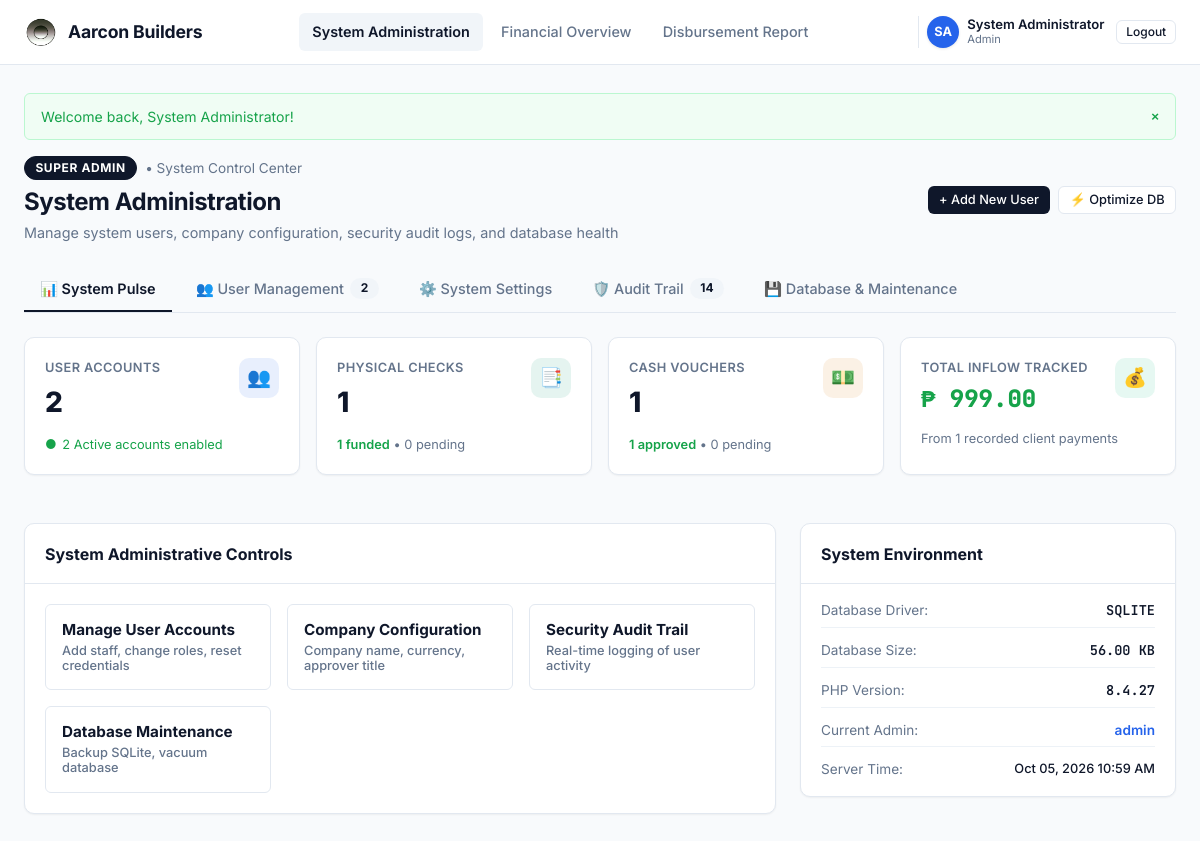
/admin.php (signed in), run on the app's committed database.
### tables this page shows
CREATE TABLE users (
    id INTEGER PRIMARY KEY AUTOINCREMENT,
    username VARCHAR(50) NOT NULL UNIQUE,
    password VARCHAR(255) NOT NULL,
    full_name VARCHAR(100) NOT NULL,
    email VARCHAR(150) DEFAULT '',
    role VARCHAR(50) DEFAULT 'admin', -- 'admin', 'manager', 'cashier', 'engineer'
    status VARCHAR(20) DEFAULT 'active', -- 'active', 'inactive'
    avatar_color VARCHAR(20) DEFAULT '#2563eb',
    last_login DATETIME DEFAULT NULL,
    created_at DATETIME DEFAULT CURRENT_TIMESTAMP
);

### admin.php (the view, shortened to what the rows shown need)
<?php
require_once __DIR__ . '/config/config.php';
require_once __DIR__ . '/includes/auth.php';
$db = get_db();
$activeTab = $_GET['tab'] ?? 'tab-overview';
$users = $db->query('SELECT * FROM users ORDER BY role ASC, id ASC')->fetchAll();
require_once __DIR__ . '/includes/header.php';
?>
<div class="page-header no-print">
    <div>
        <h1 class="page-title">System Administration</h1>
    </div>
</div>
<div class="tabs-container">
    <div class="tab-pane <?= $activeTab === 'tab-overview' ? 'active' : '' ?>" id="tab-overview">
        <div style="display: grid; grid-template-columns: 2fr 1fr; gap: 1.5rem; align-items: start;">
            <div class="card">
                <div class="card-body" style="padding: 1rem 1.25rem;">
                    <div style="display: flex; flex-direction: column; gap: 0.75rem; font-size: 0.85rem;">
                        <div style="display: flex; justify-content: space-between; border-bottom: 1px solid var(--border-subtle); padding-bottom: 0.4rem;">
                            <span style="color: var(--text-muted);">Current Admin:</span>
                            <span style="font-weight: 600; color: var(--color-primary);"><?= e($currentUser['username']) ?></span>
                        </div>
                    </div>
                </div>
            </div>
        </div>
    </div>
</div>
<?php require_once __DIR__ . '/includes/footer.php'; ?>

### includes/header.php (shortened to what the rows shown need)
<?php
require_once __DIR__ . '/../config/config.php';
$currentUser = current_user();
?>
<!DOCTYPE html>
<html lang="en">
<head>
    <link rel="stylesheet" href="assets/css/style.css">
</head>
<body>
    <nav class="navbar" id="mainNavbar">
        <div class="nav-container">
            <?php if ($currentUser): ?>
                <?php
                $userInitials = strtoupper(substr($currentUser['full_name'], 0, 1) . (strpos($currentUser['full_name'], ' ') !== false ? substr($currentUser['full_name'], strpos($currentUser['full_name'], ' ') + 1, 1) : ''));
                $userColor = $currentUser['avatar_color'] ?? '#2563eb';
                ?>
                <div class="user-nav-profile"
                    style="display: flex; align-items: center; gap: 0.5rem; padding-left: 0.5rem; border-left: 1px solid var(--border-color);">
                    <div
                        style="width: 32px; height: 32px; border-radius: 50%; background: <?= e($userColor) ?>; color: #fff; display: flex; align-items: center; justify-content: center; font-weight: 700; font-size: 0.8rem; box-shadow: 0 1px 3px rgba(0,0,0,0.1);">
                        <?= e($userInitials) ?>
                    </div>
                    <div class="user-nav-details" style="display: flex; flex-direction: column; line-height: 1.2;">
                        <span style="font-weight: 600; font-size: 0.82rem; color: var(--text-main);">
                            <?= e($currentUser['full_name']) ?>
                        </span>
                        <span style="font-size: 0.7rem; color: var(--text-muted); text-transform: capitalize;">
                            <?= e($currentUser['role']) ?>
                        </span>
                    </div>
                    <a href="logout.php" class="btn btn-outline btn-sm"
                        style="padding: 0.25rem 0.55rem; font-size: 0.75rem; margin-left: 0.25rem;"
                        title="Sign out of <?= e($currentUser['username']) ?>">
                        Logout
                    </a>
                </div>
            <?php endif; ?>
        </div>
    </nav>
    <main class="main-wrapper">

### data on the page
users: full_name "SA", full_name "System Administrator", role "Admin", username "admin"

### other printed values
$dynamicAppName "Aarcon Builders"
$flash['message'] "Welcome back, System Administrator!"
$totalUsers "2"
$totalAuditLogsCount "14"
$activeUsersCount "2"
$totalChecks "1"
$fundedChecksCount "1"
$pendingChecksCount "0"
$totalCashRequests "1"
$approvedCashCount "1"
$pendingCashCount "0"
format_money($totalCollectionsAmount) "₱ 999.00"
$totalCollections "1"
DB_DRIVER "SQLITE"
$dbSizeFormatted "56.00 KB"
